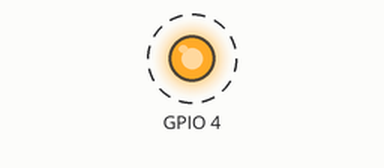
Recording of a program running on a simulated Raspberry Pi (BCM pin numbers). Parts: output pins drawn as LEDs (lit = HIGH). Dashed ring = blinking. At 2.5 s the program stops and its outputs stay as they are.

Above: at 0.02 s.
Timing chart, 0 to 3.0 s (numbered marks = the images above):
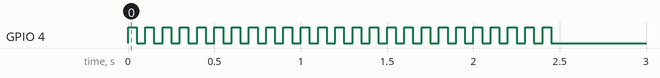

Measured:
- by itself, GPIO 4: alternates HIGH for 0.05 s and LOW for 0.05 s, 50 changes in all, then stays LOW

The program:

flashing_light.py
```python
# import necessary libraries
import RPi.GPIO as GPIO
import time

# initialize the GPIO
GPIO.setmode(GPIO.BCM)
GPIO.setup(4, GPIO.OUT)

# define a function to turn the lights on then off.
def blinkOnce(pin):
	GPIO.output(pin,True)
	time.sleep(.05)
	GPIO.output(pin,False)
	time.sleep(.05)
	return

# use blinkOnce function in a loop, then cleanup
for i in range(0,25):
	blinkOnce(4)
GPIO.cleanup()
```
